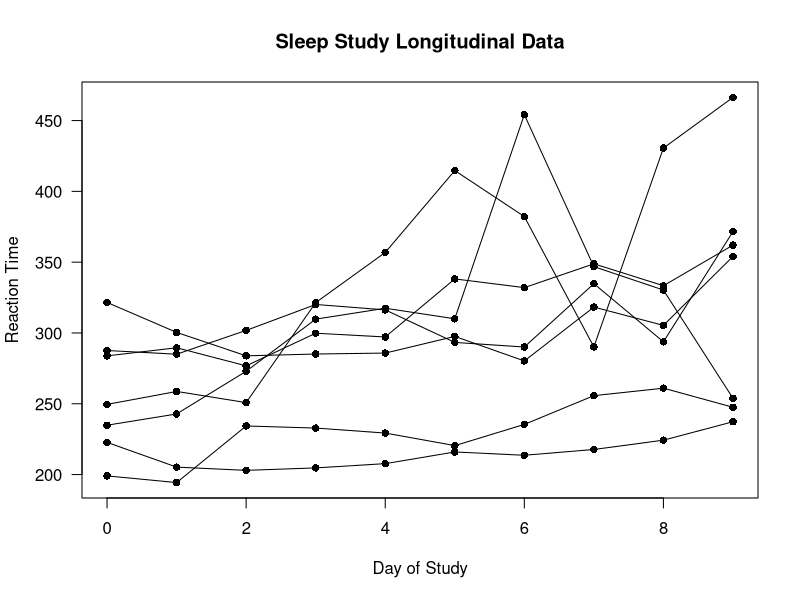

The R script that drew this image:
## ---- chunk 1
library(lme4)
data(sleepstudy)
ids <- unique(sleepstudy$Subject)

plot(sleepstudy$Days, sleepstudy$Reaction, type="n",
     ylab="Reaction Time", xlab="Day of Study", las=1,
     main="Sleep Study Longitudinal Data")
for(k in 1:7) {
    ind <- sleepstudy$Subject == ids[k]
    lines(sleepstudy$Days[ind], sleepstudy$Reaction[ind])
    points(sleepstudy$Days[ind], sleepstudy$Reaction[ind], pch=16)
}
## ---- chunk 2
data(sleepstudy) 
dim(sleepstudy) # 18 individuals, each with 10 observations
sleepstudy[1:20,] # Data from the subjects with ids: 308 and 309
## ---- chunk 3
lmm.sleep.intercept <- lmer(Reaction ~ Days + (1|Subject), data = sleepstudy)
## ---- chunk 4
x.mat <- model.matrix(lmm.sleep.intercept)
## This design matrix should have an intercept column
## and a column which stores the "Days" variable
x.mat[1:5,]
## ---- chunk 5
## Use argument type = "random" to get random-effects design matrix
z.mat <- model.matrix(lmm.sleep.intercept, type="random")
z.mat[1:20,] # The . values in zmat correspond to zeros
## ---- chunk 6
summary(lmm.sleep.intercept)
## ---- chunk 7
lmm.sleep.slope <- lmer(Reaction ~ Days + (Days|Subject), data = sleepstudy)
## ---- chunk 8
x.mat2 <- model.matrix(lmm.sleep.slope)
## This design matrix should be the same as that from lmm.sleep.intercept
x.mat2[1:5,]
## ---- chunk 9
## Use argument type = "random" to get random-effects design matrix
z.mat2 <- model.matrix(lmm.sleep.slope, type="random")
z.mat2[1:20,] # The . values in zmat2 correspond to zeros
## ---- chunk 10
summary(lmm.sleep.slope)
